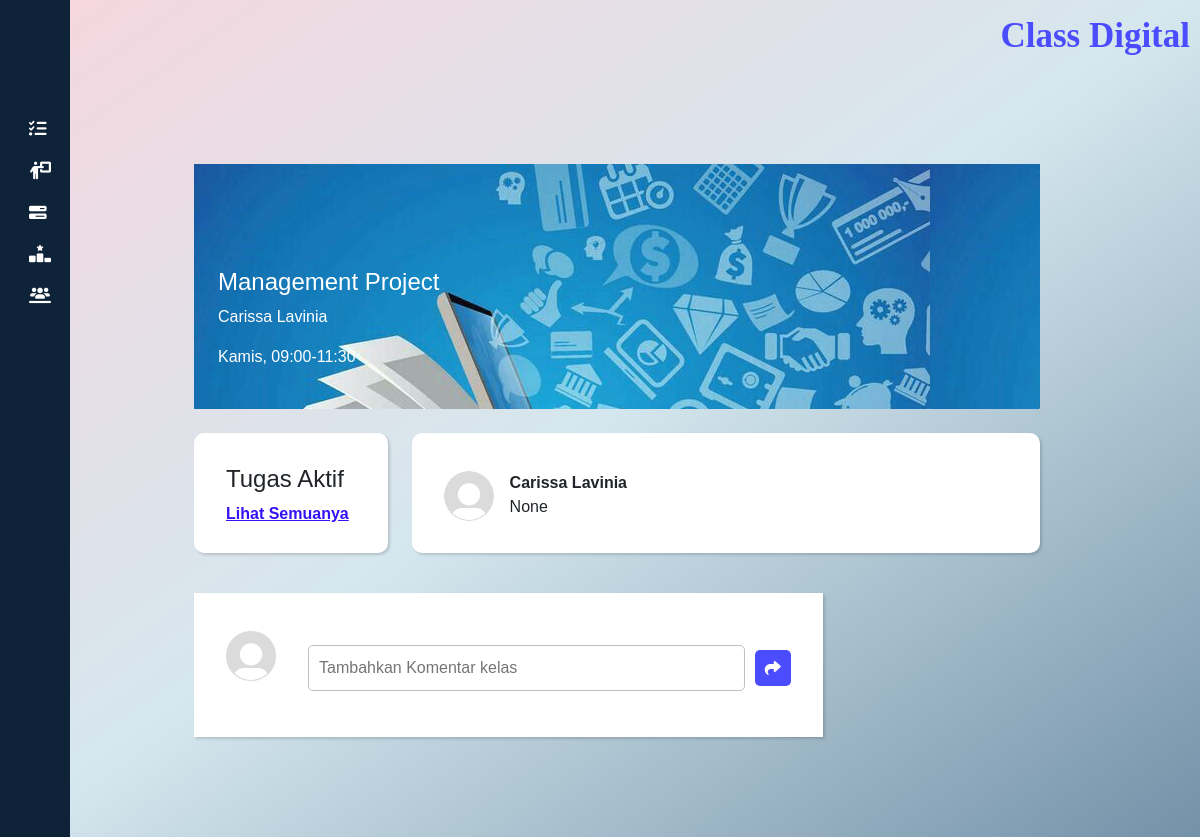
/cd_app/forum/1/ (signed in), run on the app's committed database.
### cd_app/models.py (models this page shows, shortened)
class Course(models.Model):
    name = models.CharField(max_length=200)
    schedule = models.CharField(max_length=100)
    url = models.URLField()
    video_url = models.URLField(blank=True, null=True, help_text="URL video pembelajaran (contoh: YouTube)")
    pdf_material = models.FileField(upload_to='materials/', blank=True, null=True, help_text="Unggah materi dalam format PDF")
    announcement = models.TextField(blank=True, null=True)
    teacher = models.ForeignKey(
        UserProfileInfo,
        on_delete=models.SET_NULL,
        null=True,
        blank=True,
        related_name='teaching_courses',
        limit_choices_to={'role': 'teacher'},  # Hanya user dengan role 'teacher'
    )

class UserProfileInfo(models.Model):
    user = models.OneToOneField(User, on_delete=models.CASCADE, related_name='profile')
    image = models.ImageField(upload_to='profile_pics', blank=True)
    name = models.CharField(max_length=255, blank=True)
    email = models.EmailField(max_length=255, blank=True)
    phone = models.CharField(max_length=15, blank=True)
    about = models.TextField(blank=True)
    ROLE_CHOICES = [
        ('student', 'Student'),
        ('teacher', 'Teacher'),
    ]
    role = models.CharField(max_length=10, choices=ROLE_CHOICES, default='student')
    courses = models.ManyToManyField('Course', related_name='enrolled_users', blank=True)

### cd_app/views.py (the view)
# urls.py: path('forum/<int:course_id>/', views.forum_view, name='forum'),
@login_required
def forum_view(request, course_id):
    course = get_object_or_404(Course, id=course_id)
    comments = Comment.objects.filter(course=course).order_by('-created_at')
    is_teacher = request.user == course.teacher.user
    if request.method == 'POST':
        if 'announcement' in request.POST and is_teacher:
            announcement = request.POST.get('announcement')
            course.announcement = announcement
            course.save()
            return redirect('cd_app:forum', course_id=course.id)
        elif 'delete_comment' in request.POST:
            comment_id = request.POST.get('comment_id')
            comment = get_object_or_404(Comment, id=comment_id)
            user_profile = UserProfileInfo.objects.get(user=request.user)
            if comment.user != user_profile and not request.user.is_staff:
                return HttpResponseForbidden("Anda tidak memiliki izin untuk menghapus komentar ini.")
            comment.delete()
            return redirect('cd_app:forum', course_id=course.id)
        else:
            form = CommentForm(request.POST)
            if form.is_valid():
                comment = form.save(commit=False)
                user_profile = UserProfileInfo.objects.get(user=request.user)
                comment.user = user_profile
                comment.course = course
                comment.save()
                return redirect('cd_app:forum', course_id=course.id)
    else:
        form = CommentForm()
    return render(request, 'cd_app/forum.html', {
        'course': course,
        'comments': comments,
        'form': form,
        'is_teacher': is_teacher,  # Berikan informasi apakah user adalah teacher
    })

### cd_app/forms.py
class CommentForm(forms.ModelForm):
    class Meta:
        model = Comment
        fields = ['content']
        widgets = {
            'content': forms.TextInput(attrs={
                'class': 'input-text',
                'placeholder': 'Tambahkan Komentar kelas',
            }),
        }

### templates/cd_app/forum.html (shortened to what this page needs)
{% extends "cd_app/class.html" %}
{% load static %}
{% block body_block %}
<div class="container-detail-class">
    <div class="bg-img-detail-class p-4" style="background-image: url('{% static 'img/bg-image-class.jpg' %}');">
        <div class="title-detail-class">
          <h4>{{ course.name }}</h4>
          <p>{{ course.teacher.name }}</p>
          <p>{{ course.schedule }}</p>
        </div>
    </div>
    <div class="wrap-fill-detail-class">
      <div class="row mt-4">
        <div class="col-lg-3">
          <div class="wrap-task">
            <div class="title-task" style="border-bottom: none">
              <h4>Tugas Aktif</h4>
              <a href="{% url 'cd_app:task' course_id=course.id %}">Lihat Semuanya</a>
            </div>
          </div>
        </div>
        <div class="col-lg-9">
          <div class="form-announcement">
            <div class="fill-announcement">
              {% if is_teacher %}
                <form method="post" class="d-flex flex-column position-relative" style="width: 100%;">
                  {% csrf_token %}
                  <div class="d-flex align-items-center mb-2" style="margin:-10px">
                    <div class="img-profile-top me-3">
                      {% if course.teacher.image %}
                        <img src="{{ course.teacher.image.url }}" alt="Profile Icon" style="width: 40px; height: 40px; border-radius: 50%;" />
                      {% else %}
                        <img src="{% static 'img/profile.jpg' %}" alt="Default Profile Icon" style="width: 50px; height: 50px; border-radius: 50%;" />
                      {% endif %}
                    </div>
                    <div class="ms-1">
                      <strong>{{ course.teacher.name }}</strong>
                    </div>
                  </div>
                  <div class="position-relative">
                    <input
                      type="text"
                      name="announcement"
                      class="input-text form-control mb-3"
                      placeholder="Diharapkan para mahasiswa mengumpulkan tugasnya segera"
                      value="{{ course.announcement }}"
                      style="border: none; outline: none; width: 105%; height: 20px; padding:0px 60px"/>
                    <button type="submit" class="btn btn-custom btn-sm" style="position: absolute; right: 0; bottom: -40px; padding: 5px 15px;">Simpan</button>
                  </div>
                </form>
              {% else %}
                <div class="d-flex align-items-start">
                  <div class="img-profile-top me-3">
                    {% if course.teacher.image %}
                      <img src="{{ course.teacher.image.url }}" alt="Profile Icon" style="width: 50px; height: 50px; border-radius: 50%;" />
                    {% else %}
                      <img src="{% static 'img/profile.jpg' %}" alt="Default Profile Icon" style="width: 50px; height: 50px; border-radius: 50%;" />
                    {% endif %}
                  </div>
                  <div>
                    <div class="d-flex flex-column">
                      <strong>{{ course.teacher.name }}</strong>
                    </div>
                    <p>{{ course.announcement }}</p>
                  </div>
                </div>
              {% endif %}
            </div>
          </div>
        </div>
        <div class="col-lg-9 mt-4">
          <form method="post" class="form-comment" style="border-radius: 0;">
            <div class="fill-announcement responsif-form">
              <div class="img-profile-button mb-4">
                {% if user.profile.image %}
                <img src="{{ user.profile.image.url }}" alt="Profile Icon" style="width: 50px; height: 50px;" />
                {% else %}
                <img src="{% static 'img/profile.jpg' %}" alt="Default Profile Icon" style="width: 50px; height: 50px;" />
                {% endif %}
              </div>
              <div class="input-form">
                {{ form.content }}
                <button type="submit" class="send-btn">
                  <i class="fa-solid fa-share" style="color: white"></i>
                </button>
              </div>
            </div>
          </form>
        </div>
      </div>
    </div>
</div>
{% endblock %}

### static/css/style.css (style rules this page uses)
* { margin: 0; padding: 0; box-sizing: border-box; font-family: 'Arial', sans-serif; }
body { background: linear-gradient(to bottom right, #f7d6de, #d5e7ee, #7391a8); min-height: 100vh; display: flex; flex-direction: column; scroll-behavior: smooth; }
a { text-decoration: none; }
.container-detail-class { margin-left: 4rem; width: 80%; margin-top: 6rem; padding-bottom: 2rem; }
.title-detail-class { margin-top: 5rem; color: white; }
.wrap-task { height: 120px; padding: 2rem; margin-bottom: 1rem; border-radius: 10px; box-shadow: rgba(0, 0, 0, 0.15) 1.95px 1.95px 2.6px; background-color: white; }
.title-task h4 { font-weight: 500; }
.title-task a { color: #3412F6; font-weight: 600; font-size: 1rem; }
.form-announcement { height: 120px; border-radius: 10px; box-shadow: rgba(0, 0, 0, 0.15) 1.95px 1.95px 2.6px; background-color: white; padding: 2rem; }
.fill-announcement { margin-top: 0.4rem; display: flex; align-items: center; gap: 2rem; }
.input-form { display: flex; align-items: center; gap: 10px; width: 100%; }
.input-text { flex: 1; border: 1px solid rgb(192, 192, 192); padding: 10px; border-radius: 5px; outline: none; box-sizing: border-box; }
.send-btn { display: flex; align-items: center; justify-content: center; background-color: #4b4cfe; border: none; padding: 10px; border-radius: 5px; cursor: pointer; }
.form-comment { border-radius: 10px 10px 0 0; box-shadow: rgba(0, 0, 0, 0.15) 1.95px 1.95px 2.6px; background-color: white; padding: 2rem; }

### data on the page
Course: name "Management Project", teacher.name "Carissa Lavinia", schedule "Kamis, 09:00-11:30", announcement "None"
